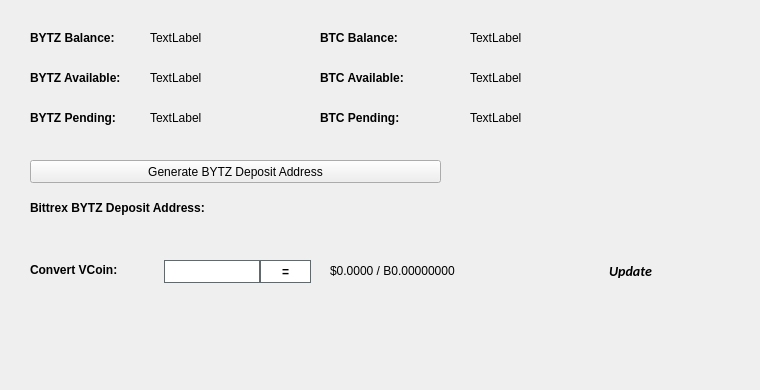
   <widget class="QWidget" name="BalanceTab">
    <attribute name="title">
     <string>Balance</string>
    </attribute>
    <widget class="QLabel" name="BitcoinBalanceLabel">
     <property name="geometry">
      <rect>
       <x>470</x>
       <y>30</y>
       <width>150</width>
       <height>16</height>
      </rect>
     </property>
     <property name="text">
      <string>TextLabel</string>
     </property>
    </widget>
    <widget class="QLabel" name="BYTZBalanceLabel">
     <property name="geometry">
      <rect>
       <x>150</x>
       <y>30</y>
       <width>150</width>
       <height>16</height>
      </rect>
     </property>
     <property name="text">
      <string>TextLabel</string>
     </property>
    </widget>
    <widget class="QLabel" name="label_11">
     <property name="geometry">
      <rect>
       <x>30</x>
       <y>30</y>
       <width>101</width>
       <height>16</height>
      </rect>
     </property>
     <property name="font">
      <font>
       <weight>75</weight>
       <bold>true</bold>
      </font>
     </property>
     <property name="text">
      <string>BYTZ Balance:</string>
     </property>
    </widget>
    <widget class="QLabel" name="label_12">
     <property name="geometry">
      <rect>
       <x>320</x>
       <y>30</y>
       <width>101</width>
       <height>16</height>
      </rect>
     </property>
     <property name="font">
      <font>
       <weight>75</weight>
       <bold>true</bold>
      </font>
     </property>
     <property name="text">
      <string>BTC Balance:</string>
     </property>
    </widget>
    <widget class="QLabel" name="BYTZAvailableLabel_2">
     <property name="geometry">
      <rect>
       <x>150</x>
       <y>70</y>
       <width>150</width>
       <height>16</height>
      </rect>
     </property>
     <property name="text">
      <string>TextLabel</string>
     </property>
    </widget>
    <widget class="QLabel" name="label_13">
     <property name="geometry">
      <rect>
       <x>30</x>
       <y>70</y>
       <width>111</width>
       <height>16</height>
      </rect>
     </property>
     <property name="font">
      <font>
       <weight>75</weight>
       <bold>true</bold>
      </font>
     </property>
     <property name="text">
      <string>BYTZ Available:</string>
     </property>
    </widget>
    <widget class="QLabel" name="label_14">
     <property name="geometry">
      <rect>
       <x>30</x>
       <y>110</y>
       <width>101</width>
       <height>16</height>
      </rect>
     </property>
     <property name="font">
      <font>
       <weight>75</weight>
       <bold>true</bold>
      </font>
     </property>
     <property name="text">
      <string>BYTZ Pending:</string>
     </property>
    </widget>
    <widget class="QLabel" name="BYTZPendingLabel">
     <property name="geometry">
      <rect>
       <x>150</x>
       <y>110</y>
       <width>150</width>
       <height>16</height>
      </rect>
     </property>
     <property name="text">
      <string>TextLabel</string>
     </property>
    </widget>
    <widget class="QLabel" name="label_15">
     <property name="geometry">
      <rect>
       <x>320</x>
       <y>70</y>
       <width>111</width>
       <height>16</height>
      </rect>
     </property>
     <property name="font">
      <font>
       <weight>75</weight>
       <bold>true</bold>
      </font>
     </property>
     <property name="text">
      <string>BTC Available:</string>
     </property>
    </widget>
    <widget class="QLabel" name="BitcoinAvailableLabel">
     <property name="geometry">
      <rect>
       <x>470</x>
       <y>70</y>
       <width>150</width>
       <height>16</height>
      </rect>
     </property>
     <property name="text">
      <string>TextLabel</string>
     </property>
    </widget>
    <widget class="QLabel" name="label_31">
     <property name="geometry">
      <rect>
       <x>320</x>
       <y>110</y>
       <width>111</width>
       <height>16</height>
      </rect>
     </property>
     <property name="font">
      <font>
       <weight>75</weight>
       <bold>true</bold>
      </font>
     </property>
     <property name="text">
      <string>BTC Pending:</string>
     </property>
    </widget>
    <widget class="QLabel" name="BitcoinPendingLabel">
     <property name="geometry">
      <rect>
       <x>470</x>
       <y>110</y>
       <width>150</width>
       <height>16</height>
      </rect>
     </property>
     <property name="text">
      <string>TextLabel</string>
     </property>
    </widget>
    <widget class="QLabel" name="label_33">
     <property name="geometry">
      <rect>
       <x>30</x>
       <y>200</y>
       <width>221</width>
       <height>16</height>
      </rect>
     </property>
     <property name="font">
      <font>
       <weight>75</weight>
       <bold>true</bold>
      </font>
     </property>
     <property name="text">
      <string>Bittrex BYTZ Deposit Address:</string>
     </property>
    </widget>
    <widget class="QPushButton" name="GenDepositBTN">
     <property name="geometry">
      <rect>
       <x>30</x>
       <y>160</y>
       <width>411</width>
       <height>23</height>
      </rect>
     </property>
     <property name="text">
      <string>Generate BYTZ Deposit Address</string>
     </property>
     <property name="icon">
      <iconset resource="../bytz.qrc">
       <normaloff>:/icons/bitcoin</normaloff>:/icons/bitcoin</iconset>
     </property>
    </widget>
    <widget class="QLabel" name="DepositAddressLabel">
     <property name="geometry">
      <rect>
       <x>200</x>
       <y>200</y>
       <width>261</width>
       <height>16</height>
      </rect>
     </property>
     <property name="palette">
      <palette>
       <active>
        <colorrole role="WindowText">
         <brush brushstyle="SolidPattern">
          <color alpha="255">
           <red>0</red>
           <green>0</green>
           <blue>0</blue>
          </color>
         </brush>
        </colorrole>
        <colorrole role="Text">
         <brush brushstyle="SolidPattern">
          <color alpha="255">
           <red>0</red>
           <green>0</green>
           <blue>255</blue>
          </color>
         </brush>
        </colorrole>
       </active>
       <inactive>
        <colorrole role="WindowText">
         <brush brushstyle="SolidPattern">
          <color alpha="255">
           <red>0</red>
           <green>0</green>
           <blue>0</blue>
          </color>
         </brush>
        </colorrole>
        <colorrole role="Text">
         <brush brushstyle="SolidPattern">
          <color alpha="255">
           <red>0</red>
           <green>0</green>
           <blue>255</blue>
          </color>
         </brush>
        </colorrole>
       </inactive>
       <disabled>
        <colorrole role="WindowText">
         <brush brushstyle="SolidPattern">
          <color alpha="255">
           <red>120</red>
           <green>120</green>
           <blue>120</blue>
          </color>
         </brush>
        </colorrole>
        <colorrole role="Text">
         <brush brushstyle="SolidPattern">
          <color alpha="255">
           <red>120</red>
           <green>120</green>
           <blue>120</blue>
          </color>
         </brush>
        </colorrole>
       </disabled>
      </palette>
     </property>
     <property name="font">
      <font>
       <weight>75</weight>
       <bold>true</bold>
      </font>
     </property>
     <property name="text">
      <string/>
     </property>
     <property name="alignment">
      <set>Qt::AlignRight|Qt::AlignTrailing|Qt::AlignVCenter</set>
     </property>
     <property name="textInteractionFlags">
      <set>Qt::LinksAccessibleByMouse|Qt::TextSelectableByKeyboard|Qt::TextSelectableByMouse</set>
     </property>
    </widget>
    <widget class="QLabel" name="label_8">
     <property name="geometry">
      <rect>
       <x>460</x>
       <y>300</y>
       <width>281</width>
       <height>81</height>
      </rect>
     </property>
     <property name="text">
      <string/>
     </property>
     <property name="pixmap">
      <pixmap>:/images/bittrex</pixmap>
     </property>
    </widget>
    <widget class="QWidget" name="widgetConversion" native="true">
     <property name="geometry">
      <rect>
       <x>0</x>
       <y>250</y>
       <width>751</width>
       <height>43</height>
      </rect>
     </property>
     <property name="minimumSize">
      <size>
       <width>0</width>
       <height>43</height>
      </size>
     </property>
     <property name="styleSheet">
      <string notr="true"/>
     </property>
     <widget class="QPushButton" name="btnUpdateMarketData">
      <property name="geometry">
       <rect>
        <x>575</x>
        <y>0</y>
        <width>111</width>
        <height>41</height>
       </rect>
      </property>
      <property name="sizePolicy">
       <sizepolicy hsizetype="Expanding" vsizetype="Expanding">
        <horstretch>0</horstretch>
        <verstretch>0</verstretch>
       </sizepolicy>
      </property>
      <property name="font">
       <font>
        <family>calibri</family>
        <pointsize>-1</pointsize>
        <weight>75</weight>
        <italic>true</italic>
        <bold>true</bold>
       </font>
      </property>
      <property name="styleSheet">
       <string notr="true">margin:0px;text-align:center;padding:2px;border-radius:3px;font-style:italic;width:100px;font-size:14px;font-family:calibri;font-weight:600;</string>
      </property>
      <property name="text">
       <string>Update</string>
      </property>
      <property name="iconSize">
       <size>
        <width>150</width>
        <height>35</height>
       </size>
      </property>
      <property name="autoDefault">
       <bool>true</bool>
      </property>
      <property name="default">
       <bool>true</bool>
      </property>
     </widget>
     <widget class="QLabel" name="lblConvertVCoin">
      <property name="geometry">
       <rect>
        <x>30</x>
        <y>10</y>
        <width>131</width>
        <height>20</height>
       </rect>
      </property>
      <property name="styleSheet">
       <string notr="true"/>
      </property>
      <property name="text">
       <string>&lt;html&gt;&lt;head/&gt;&lt;body&gt;&lt;p&gt;&lt;span style=&quot; font-weight:600;&quot;&gt;Convert VCoin:&lt;/span&gt;&lt;/p&gt;&lt;/body&gt;&lt;/html&gt;</string>
      </property>
     </widget>
     <widget class="QLineEdit" name="txtConvertVCoinQty">
      <property name="geometry">
       <rect>
        <x>160</x>
        <y>10</y>
        <width>100</width>
        <height>23</height>
       </rect>
      </property>
      <property name="minimumSize">
       <size>
        <width>100</width>
        <height>23</height>
       </size>
      </property>
      <property name="maximumSize">
       <size>
        <width>100</width>
        <height>16777215</height>
       </size>
      </property>
      <property name="styleSheet">
       <string notr="true">border: 1px solid #61696c;margin-left:4px;</string>
      </property>
     </widget>
     <widget class="QPushButton" name="btnConvertBytz">
      <property name="geometry">
       <rect>
        <x>260</x>
        <y>10</y>
        <width>51</width>
        <height>23</height>
       </rect>
      </property>
      <property name="minimumSize">
       <size>
        <width>0</width>
        <height>23</height>
       </size>
      </property>
      <property name="styleSheet">
       <string notr="true">border:1px solid #61696c;background:white;font-weight:600;</string>
      </property>
      <property name="text">
       <string>=</string>
      </property>
     </widget>
     <widget class="QLabel" name="lblConvertVCoinResults">
      <property name="geometry">
       <rect>
        <x>330</x>
        <y>0</y>
        <width>201</width>
        <height>41</height>
       </rect>
      </property>
      <property name="styleSheet">
       <string notr="true"/>
      </property>
      <property name="text">
       <string>$0.0000 / B0.00000000</string>
      </property>
     </widget>
     <widget class="QLabel" name="iconOverviewUpdateWait">
      <property name="geometry">
       <rect>
        <x>670</x>
        <y>10</y>
        <width>24</width>
        <height>24</height>
       </rect>
      </property>
      <property name="text">
       <string/>
      </property>
      <property name="pixmap">
       <pixmap resource="../bytz.qrc">:/icons/transaction_1</pixmap>
      </property>
      <property name="scaledContents">
       <bool>true</bool>
      </property>
      <property name="alignment">
       <set>Qt::AlignCenter</set>
      </property>
     </widget>
    </widget>
   </widget>
